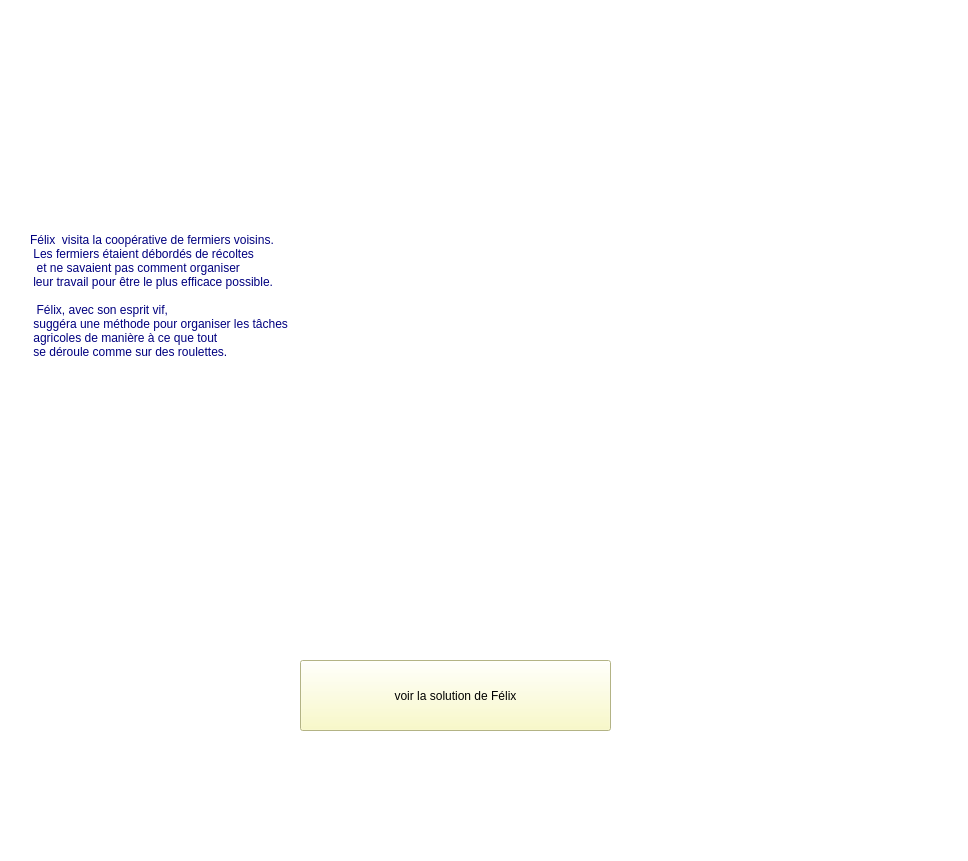
<?xml version="1.0" encoding="UTF-8"?>
<ui version="4.0">
 <class>ProductionPlanningStory</class>
 <widget class="QWidget" name="ProductionPlanningStory">
  <property name="geometry">
   <rect>
    <x>0</x>
    <y>0</y>
    <width>968</width>
    <height>861</height>
   </rect>
  </property>
  <property name="windowTitle">
   <string>Form</string>
  </property>
  <property name="styleSheet">
   <string notr="true">background-color: rgb(255, 255, 255);</string>
  </property>
  <widget class="QLabel" name="text">
   <property name="geometry">
    <rect>
     <x>30</x>
     <y>30</y>
     <width>901</width>
     <height>531</height>
    </rect>
   </property>
   <property name="styleSheet">
    <string notr="true">font: 26pt &quot;Segoe Script&quot;;
color: rgb(0, 0, 127);</string>
   </property>
   <property name="text">
    <string>Félix  visita la coopérative de fermiers voisins. 
 Les fermiers étaient débordés de récoltes
  et ne savaient pas comment organiser 
 leur travail pour être le plus efficace possible. 
 
  Félix, avec son esprit vif, 
 suggéra une méthode pour organiser les tâches 
 agricoles de manière à ce que tout 
 se déroule comme sur des roulettes.</string>
   </property>
  </widget>
  <widget class="QLabel" name="label">
   <property name="geometry">
    <rect>
     <x>700</x>
     <y>430</y>
     <width>271</width>
     <height>431</height>
    </rect>
   </property>
   <property name="text">
    <string/>
   </property>
   <property name="pixmap">
    <pixmap>../../../Downloads/Free Vector _ Sticker template with root vegetables and shovel isolated.jpg</pixmap>
   </property>
   <property name="scaledContents">
    <bool>true</bool>
   </property>
  </widget>
  <widget class="QPushButton" name="toKnapSackPage">
   <property name="geometry">
    <rect>
     <x>300</x>
     <y>660</y>
     <width>311</width>
     <height>71</height>
    </rect>
   </property>
   <property name="styleSheet">
    <string notr="true">background-color: rgb(250, 250, 186);
border-color: rgb(170, 170, 127);
font: 12pt &quot;Segoe UI&quot;;</string>
   </property>
   <property name="text">
    <string>voir la solution de Félix</string>
   </property>
  </widget>
 </widget>
 <resources/>
 <connections/>
</ui>
